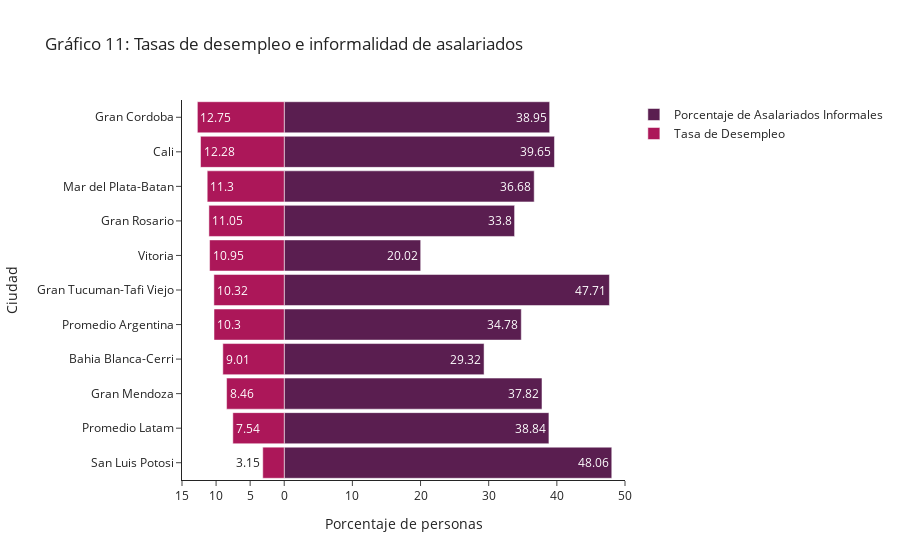

Notebook cell for this chart:
### Code cell
layout = go.Layout(yaxis=go.layout.YAxis(title='Ciudad'),
                   xaxis=go.layout.XAxis(
                       range=[-15, 50],
                       tickvals=[-15, -10, -5, 0, 10, 20, 30, 40, 50],
                       ticktext=[15, 10, 5, 0, 10, 20, 30, 40,50],
                       title='Porcentaje de personas'),
                    barmode='overlay',
                    bargap=0.1,
                    template="simple_white",
                   title='Gráfico 11: Tasas de desempleo e informalidad de asalariados'
                  )

data = [go.Bar(y=des.index,
               x=des['% Asalariados Informales Total'],
               orientation='h',
               name='Porcentaje de Asalariados Informales',
               text=np.round(des['% Asalariados Informales Total'].to_numpy(),2),
               hoverinfo='text',
               marker=dict(color=colors[4]),
                    #hoverlabel=dict(hover_data={act['dif']:':.2f'})
               ),
        go.Bar(y=des.index,
               x=des['Tasa de Desempleo (Total)'],
               orientation='h',
               name='Tasa de Desempleo',
               text= np.round(des['Tasa de Desempleo (Total)'].to_numpy() * -1,2),
               hoverinfo='text',
               marker=dict(color=colors[8])
               )]


fig = go.Figure(
                data=data,
                layout=layout
)

fig.write_html(file="informe/images/desempleo.html",full_html=False,include_plotlyjs='cdn')
fig.show()

### Figure 1 — Plotly figure (JSON) as saved in the notebook; plotly's stock layout.template omitted (floating-point values rounded to 4 significant figures)
{"data": [{"hoverinfo": "text", "marker": {"color": "#5a1e50"}, "name": "Porcentaje de Asalariados Informales", "orientation": "h", "text": [48.06, 38.84, 37.82, 29.32, 34.78, 47.71, 20.02, 33.8, 36.68, 39.65, 38.95], "type": "bar", "x": [48.06, 38.84, 37.82, 29.32, 34.78, 47.71, 20.02, 33.8, 36.68, 39.65, 38.95], "y": ["San Luis Potosi", "Promedio Latam", "Gran Mendoza", "Bahia Blanca-Cerri", "Promedio Argentina", "Gran Tucuman-Tafi Viejo", "Vitoria", "Gran Rosario", "Mar del Plata-Batan", "Cali", "Gran Cordoba"]}, {"hoverinfo": "text", "marker": {"color": "#ac1759"}, "name": "Tasa de Desempleo", "orientation": "h", "text": [3.15, 7.54, 8.46, 9.01, 10.3, 10.32, 10.95, 11.05, 11.3, 12.28, 12.75], "type": "bar", "x": [-3.152, -7.541, -8.458, -9.01, -10.3, -10.32, -10.95, -11.05, -11.3, -12.28, -12.75], "y": ["San Luis Potosi", "Promedio Latam", "Gran Mendoza", "Bahia Blanca-Cerri", "Promedio Argentina", "Gran Tucuman-Tafi Viejo", "Vitoria", "Gran Rosario", "Mar del Plata-Batan", "Cali", "Gran Cordoba"]}], "layout": {"autosize": true, "bargap": 0.1, "barmode": "overlay", "title": {"text": "Gráfico 11: Tasas de desempleo e informalidad de asalariados"}, "xaxis": {"range": [-15, 50], "ticktext": [15, 10, 5, 0, 10, 20, 30, 40, 50], "tickvals": [-15, -10, -5, 0, 10, 20, 30, 40, 50], "title": {"text": "Porcentaje de personas"}, "type": "linear"}, "yaxis": {"autorange": true, "range": [-0.5, 10.5], "title": {"text": "Ciudad"}, "type": "category"}}}
